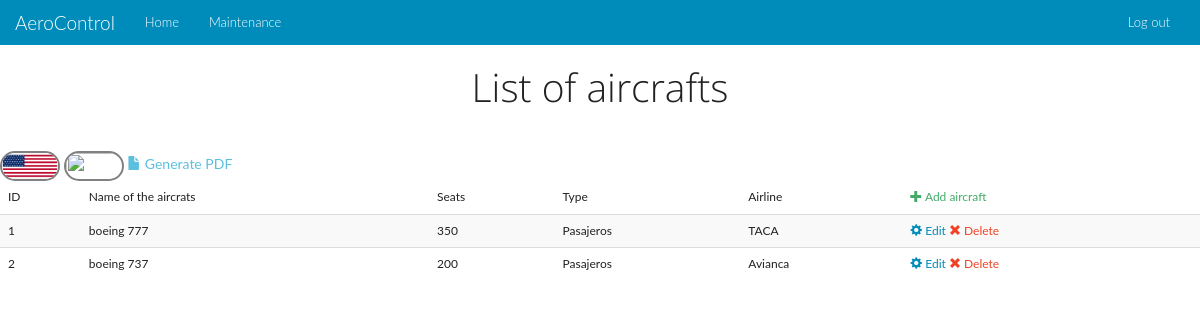
The app's page /en/admin/aircrafts.php, older data.
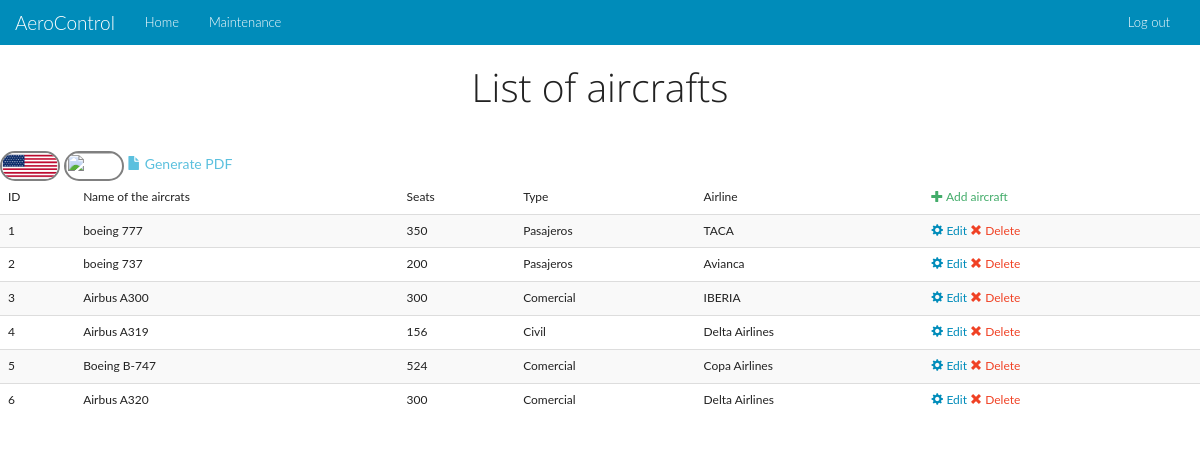
The same page, newer data.
### tables this page shows
CREATE TABLE IF NOT EXISTS `aircraft` (
  `id` int(11) NOT NULL AUTO_INCREMENT,
  `name` varchar(50) NOT NULL,
  `airline` int(11) NOT NULL,
  `seats` int(11) NOT NULL,
  `type` varchar(50) NOT NULL,
  PRIMARY KEY (`id`),
  KEY `airline` (`airline`)
);

CREATE TABLE IF NOT EXISTS `airlines` (
  `id` int(11) NOT NULL AUTO_INCREMENT,
  `name` varchar(100) NOT NULL,
  `description` varchar(300) NOT NULL,
  `logo` varchar(100) NOT NULL,
  PRIMARY KEY (`id`)
);

### en/admin/aircrafts.php (the view, shortened to what this page needs)
<!DOCTYPE html>
<html lang="en">
<head>
    <link href="../docs/css/bootstrap.css" rel="stylesheet">
    <link href="../docs/css/font-awesome.css" rel="stylesheet">
    <link href="../docs/css/ionicons.css" rel="stylesheet">
    <link href="../docs/css/style.css" rel="stylesheet">
</head>
<body>
<div class="container-fluid">
    <div class="row">
    <?php include 'nav.php'; ?>
        <h1 class="text-center">List of aircrafts</h1>
        <br>
<?php
include "../docs/connect.php";
$query = "SELECT aircraft.id, aircraft.name, aircraft.seats, aircraft.type, airlines.name AS airline FROM aircraft  INNER JOIN airlines ON aircraft.airline = airlines.id ORDER BY aircraft.id";
$resultado = mysql_query($query, $link);
$total = mysql_num_rows($resultado);
if($total>0)
{
?>
        <a href="aircrafts.php"> <img src="../../base_de_datos/Ingles.jpg" class="redondo" width=60 height=30/></a>
<a href="../../es/admin/aircrafts.php"> <img src="../../base_de_datos/descarga" class="redondo"  width="60" height="30"/> </a>
		<a href='exportaircrafts.php' target="_blank" class="text-info"><span class='glyphicon glyphicon-file' aria-hidden='true'></span> Generate PDF</a>
        <table class="table table-striped">
            <thead><tr><td>ID</td><td>Name of the aircrats</td><td>Seats</td><td>Type</td><td>Airline</td><td><a href='addaircraft.php' class="text-success"><span class='glyphicon glyphicon-plus' aria-hidden='true'></span> Add aircraft</a></td></tr></thead><tbody>
<?php
    while($row = mysql_fetch_array($resultado))
	{
        echo "<tr><td>".$row['id']."</td>";
        echo "<td>".$row['name']."</td>";
        echo "<td>".$row['seats']."</td>";
		echo "<td>".$row['type']."</td>";
		echo "<td>".$row['airline']."</td>";
        echo "<td><a href='editaircraft.php?aircraft=".$row['id']."'><span class='glyphicon glyphicon-cog' aria-hidden='true'></span>  Edit </a> <a href='dropaircraft.php?aircraft=".$row['id']."' class='text-danger'><span class='glyphicon glyphicon-remove' aria-hidden='true'></span>  Delete</a></td></tr> \n";
    }
}
else
{
    echo "<p class='text-danger text-center'>Error: The data base is empty<a href='addaircraft.php' class='text-success'>Agregar avion</a></p>";
}
?>
        </tbody></table>
        </div>
</div>
</body>
</html>

Row changes from the older to the newer data that the page shows:
added aircraft: id "3", name "Airbus A300", seats "300", type "Comercial", airline.name "IBERIA"
added aircraft: id "4", name "Airbus A319", seats "156", type "Civil", airline.name "Delta Airlines"
added aircraft: id "5", name "Boeing B-747", seats "524", type "Comercial", airline.name "Copa Airlines"
added aircraft: id "6", name "Airbus A320", seats "300", type "Comercial", airline.name "Delta Airlines"
